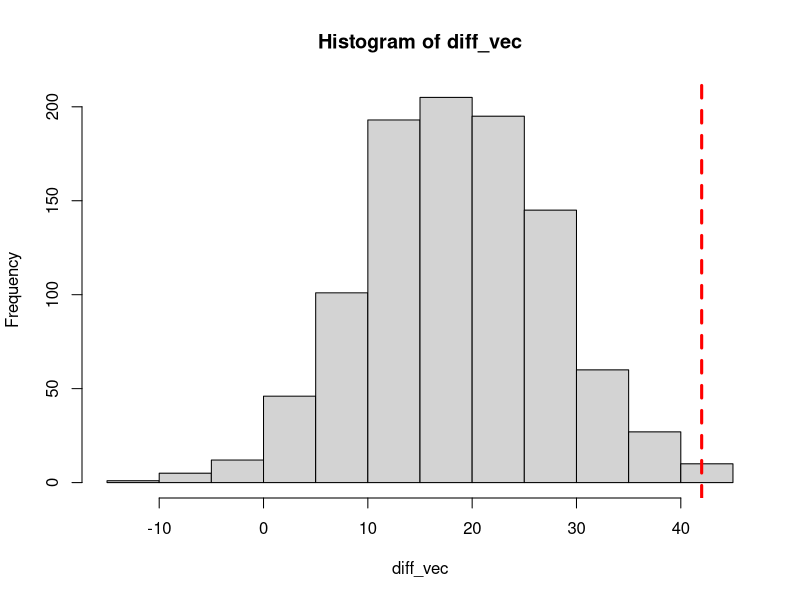
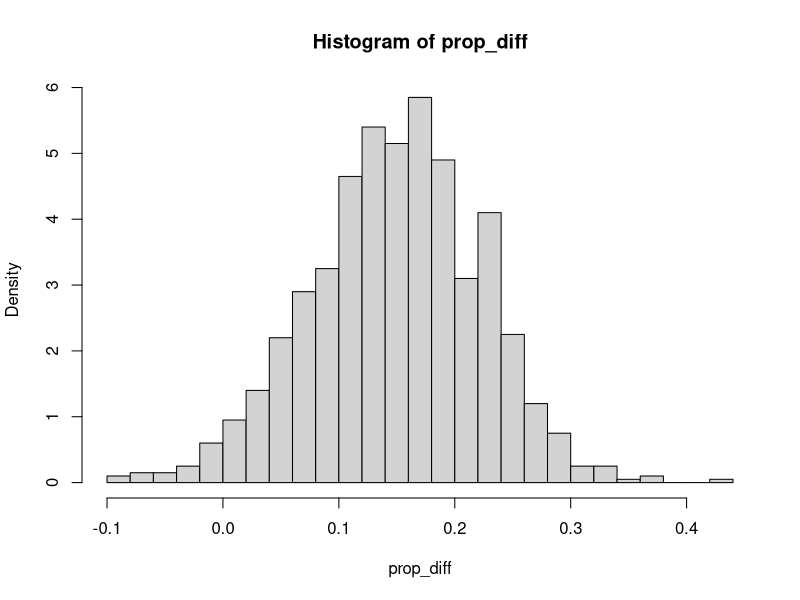
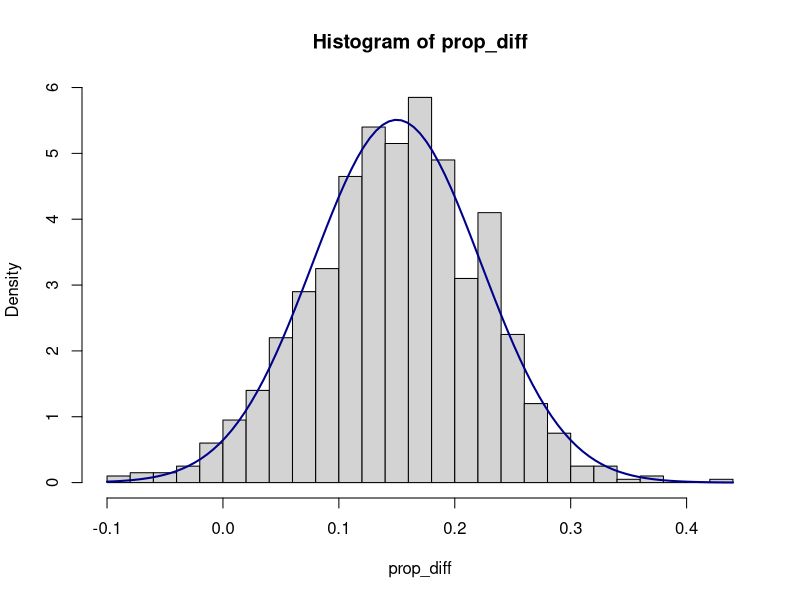
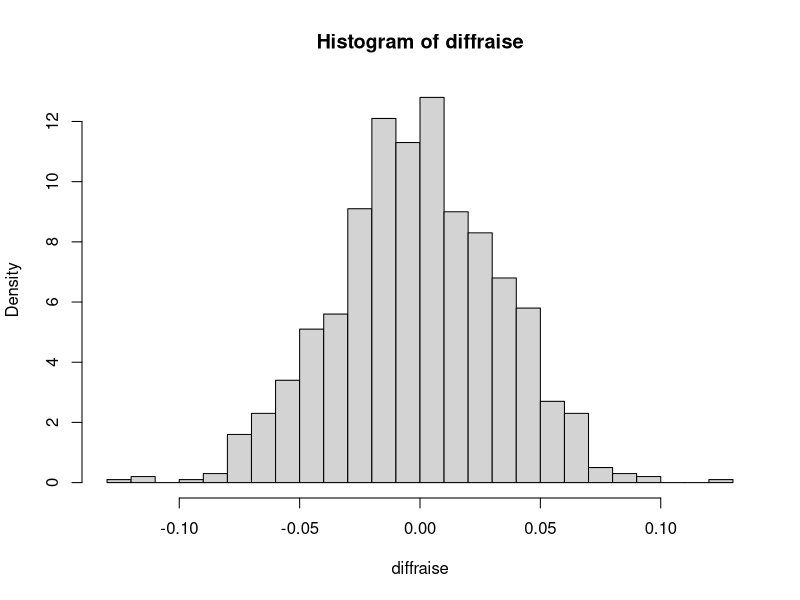
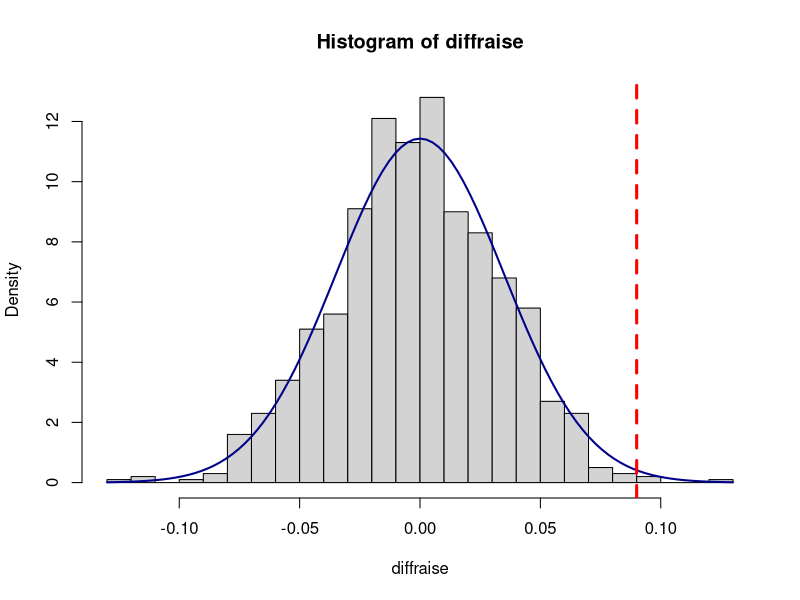

Generate these figures, in order, with R:
## ---- chunk 1
raise_rate=0.193
num_men=312
num_women=216

menraise=sample(c("RAISE", "NO"), num_men, replace=TRUE, prob=c(raise_rate, 1-raise_rate))
womenraise=sample(c("RAISE", "NO"), num_women, replace=TRUE, prob=c(raise_rate, 1-raise_rate))

d=length(which(menraise=="RAISE"))-length(which(womenraise=="RAISE"))
print(d)
## ---- chunk 2
observed_diff=42

diff_vec=rep(NA,1000)

for(i in 1:1000){
	menraise=sample(c("RAISE", "NO"), num_men, replace=TRUE, prob=c(raise_rate, 1-raise_rate))
	womenraise=sample(c("RAISE", "NO"), num_women, replace=TRUE, prob=c(raise_rate, 1-raise_rate))
	d=length(which(menraise=="RAISE"))-length(which(womenraise=="RAISE"))
	diff_vec[i]=d
}	
hist(diff_vec)
abline(v = observed_diff, col="red", lwd=3, lty=2)
print(observed_diff)
## ---- chunk 3
length(which(diff_vec>=observed_diff))/1000
## ---- chunk 4
icecream_n=80
icecream_p=0.6

icecream_samp=sample(c("TOPPINGS", "NO"), icecream_n, replace=TRUE, prob=c(icecream_p, 1-icecream_p))
length(which(icecream_samp=="TOPPINGS"))
icecream_prop=length(which(icecream_samp=="TOPPINGS"))/icecream_n
## ---- chunk 5
frozen_n=110
frozen_p=0.45

frozen_samp=sample(c("TOPPINGS", "NO"), frozen_n, replace=TRUE, prob=c(frozen_p, 1-frozen_p))
length(which(frozen_samp=="TOPPINGS"))
frozen_prop=length(which(frozen_samp=="TOPPINGS"))/frozen_n
## ---- chunk 6
icecream_prop-frozen_prop
## ---- chunk 7
prop_diff=rep(NA,1000)

for(i in 1:1000){
	icecream_samp=sample(c("TOPPINGS", "NO"), icecream_n, replace=TRUE, prob=c(icecream_p, 1-icecream_p))
	icecream_prop=length(which(icecream_samp=="TOPPINGS"))/icecream_n
	frozen_samp=sample(c("TOPPINGS", "NO"), frozen_n, replace=TRUE, prob=c(frozen_p, 1-frozen_p))
	frozen_prop=length(which(frozen_samp=="TOPPINGS"))/frozen_n
	prop_diff[i]=icecream_prop-frozen_prop 
} 
hist(prop_diff, breaks=25, prob=TRUE)
## ---- chunk 8
mu_D=0.15
SE_D=0.0724


hist(prop_diff, breaks=25, prob=TRUE)
curve(dnorm(x, mean=mu_D, sd=SE_D), col="darkblue", lwd=2, add=TRUE, yaxt="n")
## ---- chunk 9
eastpoll=100
east_p=sample(c(0.3, 0.4, 0.5), 1, prob=c(0.25, 0.5, 0.25))

east_samp=sample(c("SPICYWINGS", "NO"), eastpoll, replace=TRUE, prob=c(east_p, 1-east_p))
east_x=length(which(east_samp=="SPICYWINGS"))
print(east_x)
## ---- chunk 10
westpoll=100
west_p=sample(c(0.3, 0.4, 0.5), 1, prob=c(0.25, 0.5, 0.25))

west_samp=sample(c("SPICYWINGS", "NO"), westpoll, replace=TRUE, prob=c(west_p, 1-west_p))
west_x=length(which(west_samp=="SPICYWINGS")) 
print(west_x)
## ---- chunk 11
east_phat=east_x/eastpoll
west_phat=west_x/westpoll

d=east_phat-west_phat

SE_D=sqrt(east_phat*(1-east_phat)/eastpoll + west_phat*(1-west_phat)/westpoll)
LB=d-1.645*SE_D
UB=d+1.645*SE_D
print(paste0("Lower Bound: ", LB , ", Upper Bound:", UB))
## ---- chunk 12
east_p-west_p
## ---- chunk 13
1 - pnorm(0.09, mean=0, sd=0.0349)
## ---- chunk 14
1 - pnorm(2.5787, mean=0, sd=1)
pnorm(2.5787, mean=0, sd=1)
## ---- chunk 15
trials=1000
num_men=312
num_women=216
m_raise=72
w_raise=30

raise_rate=(m_raise+w_raise)/(num_men+num_women)
diffraise=rep(NA, trials)

for(i in 1:trials){
	menraise=sample(c("RAISE", "NO"), num_men, replace=TRUE, prob=c(raise_rate, 1-raise_rate))
	womenraise=sample(c("RAISE", "NO"), num_women, replace=TRUE, prob=c(raise_rate, 1-raise_rate))
	diffraise[i]=length(which(menraise=="RAISE"))/num_men-length(which(womenraise=="RAISE"))/num_women
}
hist(diffraise, breaks=25, prob=TRUE)
## ---- chunk 16
mu_D=0
SE_D=0.0349
observed_diff=0.09

hist(diffraise, breaks=25, prob=TRUE)
curve(dnorm(x, mean=mu_D, sd=SE_D), col="darkblue", lwd=2, add=TRUE, yaxt="n")
abline(v = observed_diff, col="red", lwd=3, lty=2)
## ---- chunk 17
length(which(diffraise>=observed_diff))/trials
